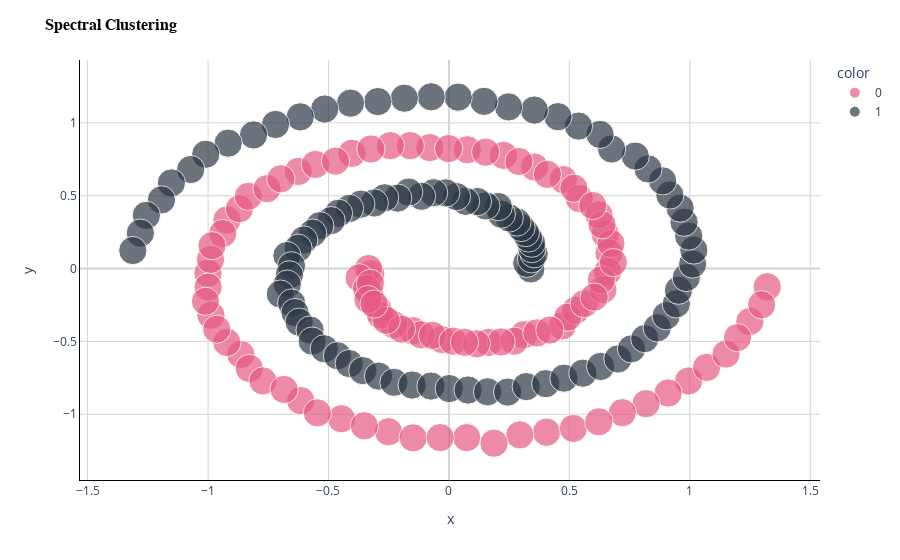

Notebook code cell kept with this figure:
### Code cell
plot_clusters(data=df, labels=y_pred, title='Spectral Clustering')
